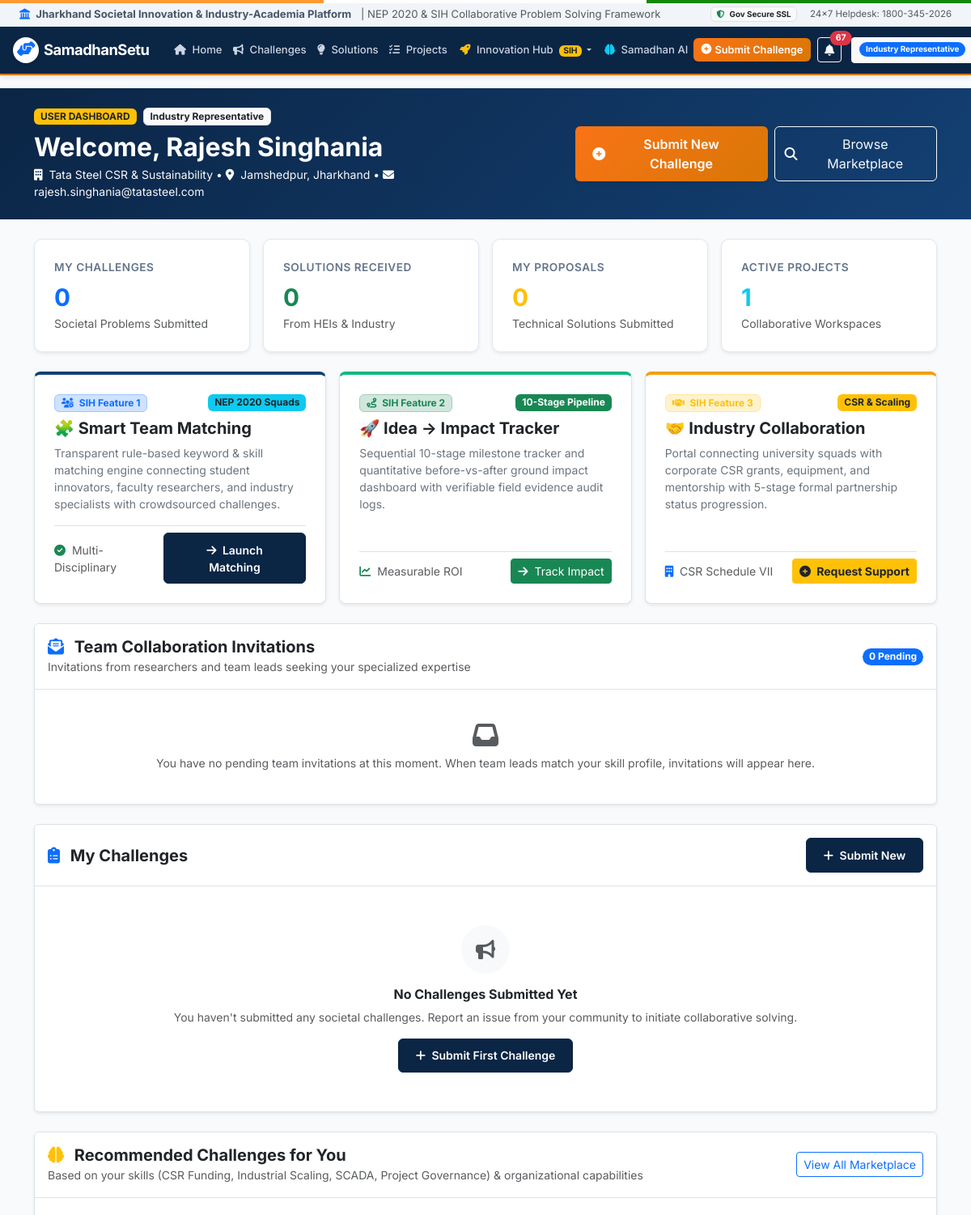
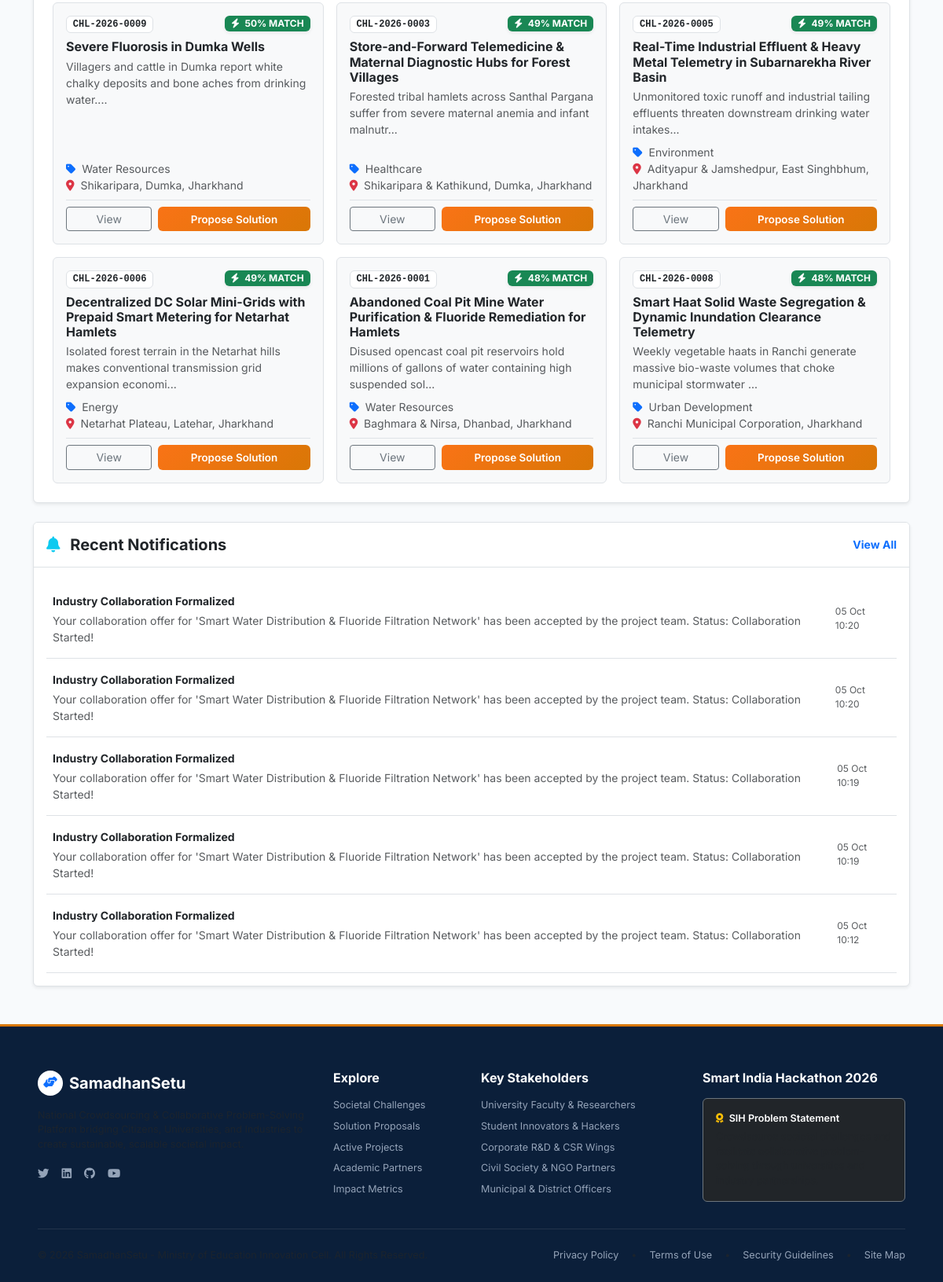
/user-dashboard (signed in), run on an earlier commit of the app's database (2 pictures, top to bottom).
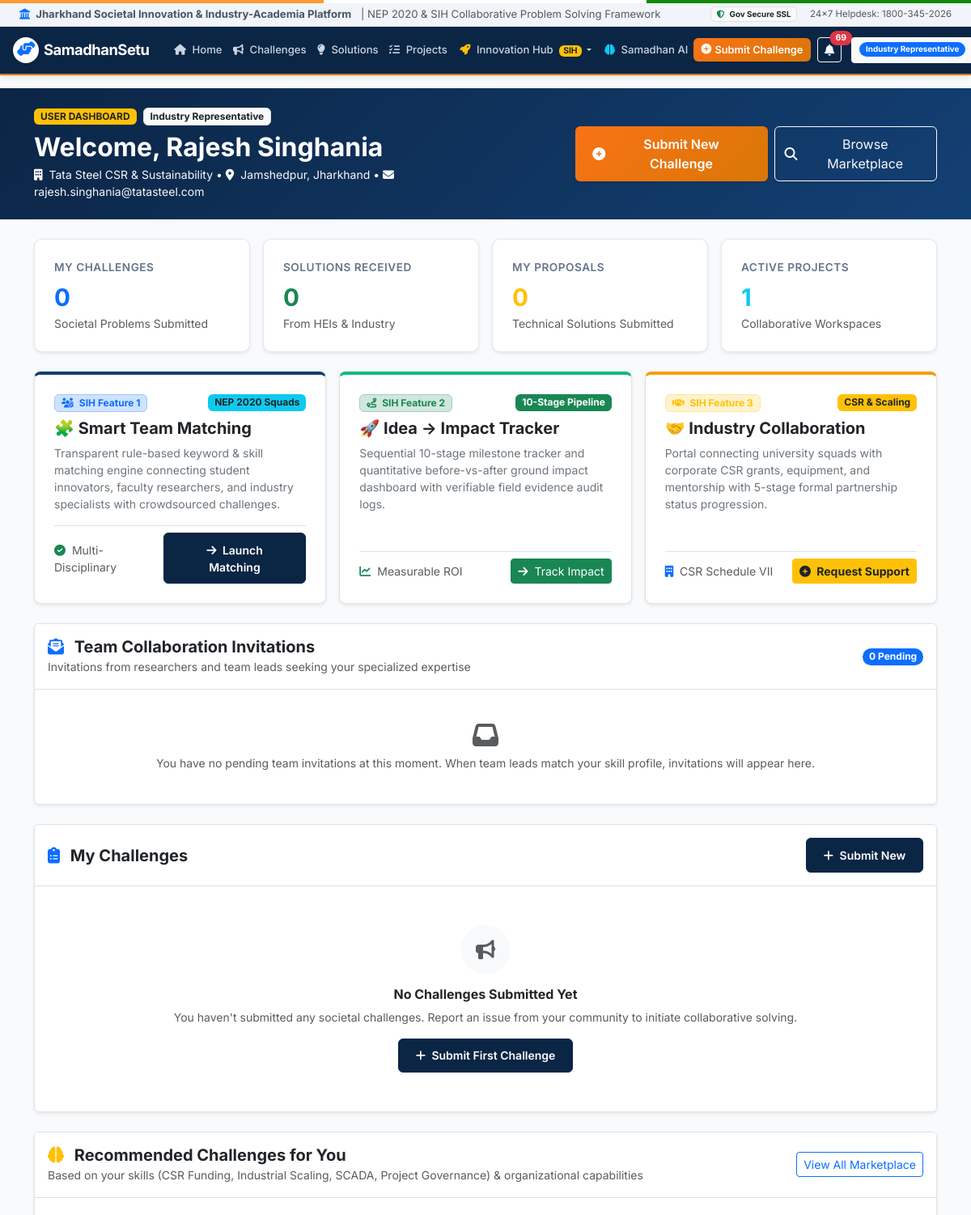
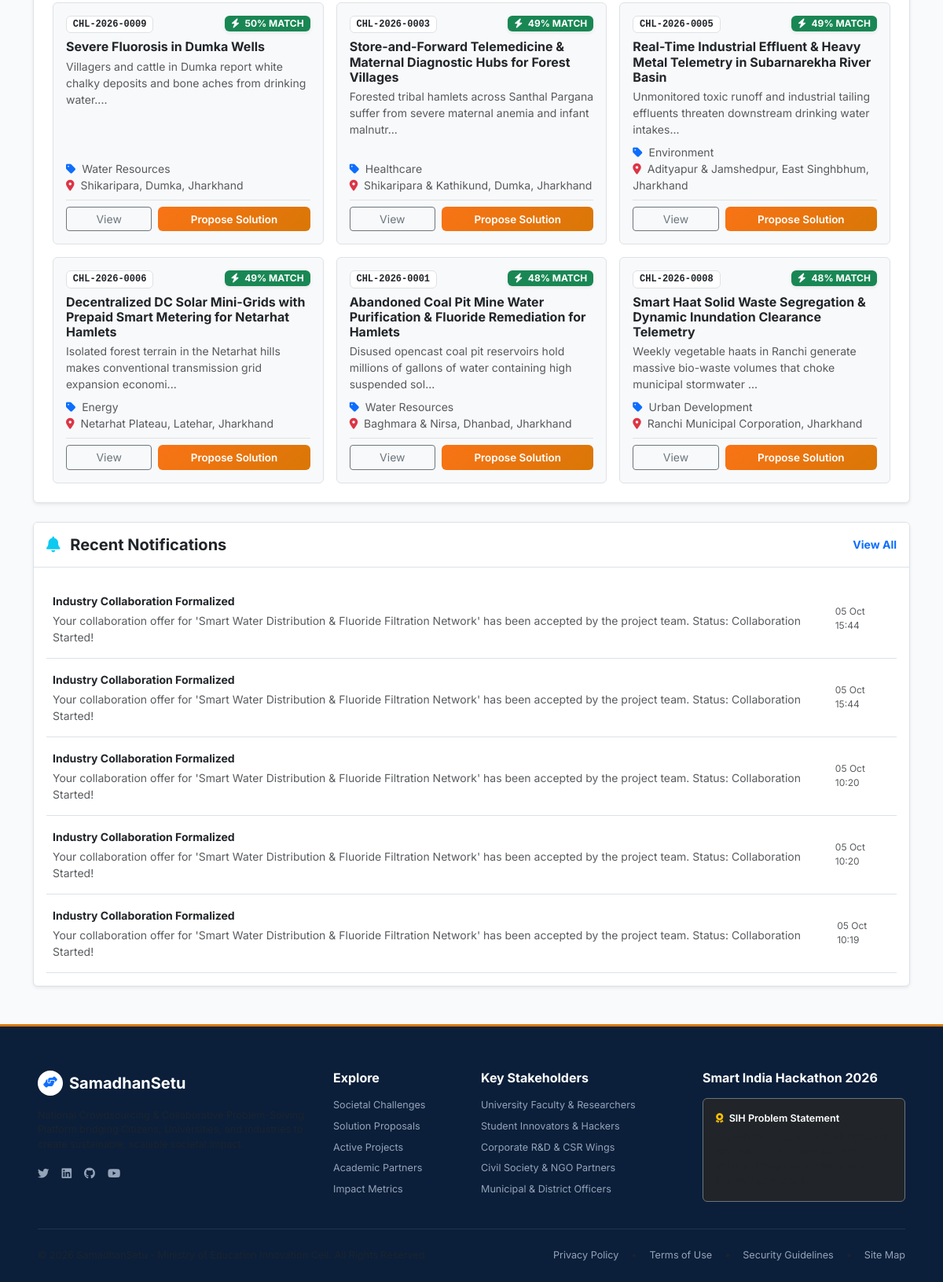
And on a later commit of the database (2 pictures, top to bottom).
### app.py (models this page shows, shortened)
class Challenge(db.Model):
    __tablename__ = 'challenges'
    id = db.Column(db.Integer, primary_key=True)
    title = db.Column(db.String(250), nullable=False)
    description = db.Column(db.Text, nullable=False)
    category = db.Column(db.String(80), nullable=False)
    department = db.Column(db.String(150), nullable=False, default='General Administration')
    location = db.Column(db.String(150), nullable=False)
    priority = db.Column(db.String(30), nullable=False, default='Medium') # Low, Medium, High, Critical
    status = db.Column(db.String(50), default='Open') # Open, Under Review, Verified, In Progress, Pilot, Implemented, Closed
    created_date = db.Column(db.DateTime, default=datetime.utcnow)
    deadline = db.Column(db.DateTime, nullable=True)
    organization = db.Column(db.String(200), nullable=False, default='Municipal Corporation')
    required_skills = db.Column(db.Text, nullable=True)
    submitter_type = db.Column(db.String(100), default='Citizen / Resident')
    district = db.Column(db.String(100), default='Ranchi')
    block = db.Column(db.String(100), nullable=True)
    media_url = db.Column(db.String(255), nullable=True)
    document_url = db.Column(db.String(255), nullable=True)
    assigned_university = db.Column(db.String(200), nullable=True)
    nep_aligned = db.Column(db.Boolean, default=True)
    expected_solution_type = db.Column(db.String(100), default='Software / Hardware Prototype')
    affected_population = db.Column(db.String(200), default='General Community')
    people_affected_count = db.Column(db.Integer, default=10000)
    existing_solutions = db.Column(db.Text, nullable=True)
    shortcomings = db.Column(db.Text, nullable=True)
    required_technology = db.Column(db.Text, nullable=True)
    expected_outcome = db.Column(db.Text, nullable=True)
    ai_impact_score = db.Column(db.Integer, default=85)
    views_count = db.Column(db.Integer, default=240)
    followers_count = db.Column(db.Integer, default=28)
    created_by_id = db.Column(db.Integer, db.ForeignKey('users.id'), nullable=True)
    submitter_aadhaar_masked = db.Column(db.String(30), nullable=True)
    submitter_phone = db.Column(db.String(30), nullable=True)
    solutions = db.relationship('Solution', backref='challenge', lazy=True, cascade='all, delete-orphan')
    projects = db.relationship('Project', backref='challenge', lazy=True)
    invitations = db.relationship('TeamInvitation', backref='challenge', lazy=True, cascade='all, delete-orphan')
    problem_dna = db.relationship('ProblemDNA', backref='challenge', uselist=False, lazy=True, cascade='all, delete-orphan')
    @property
    def code(self):
        return f"CHL-2026-{self.id:04d}"
    @property
    def severity(self):
        return self.priority
    @property
    def created_at(self):
        return self.created_date

class Notification(db.Model):
    __tablename__ = 'notifications'
    id = db.Column(db.Integer, primary_key=True)
    user_id = db.Column(db.Integer, db.ForeignKey('users.id'), nullable=False)
    title = db.Column(db.String(200), nullable=False)
    message = db.Column(db.Text, nullable=False)
    link = db.Column(db.String(250), default='#')
    is_read = db.Column(db.Boolean, default=False)
    created_at = db.Column(db.DateTime, default=datetime.utcnow)

### app.py (the view)
@app.route('/user/dashboard')
@app.route('/user-dashboard')
@login_required
def user_dashboard():
    user = get_current_user()
    if not user:
        return redirect(url_for('login'))
    if user.user_type == 'ADMINISTRATOR':
        return redirect(url_for('dashboard'))
    my_challenges = deduplicate_challenges(Challenge.query.filter_by(created_by_id=user.id).order_by(Challenge.created_date.desc()).all())
    my_solutions = Solution.query.filter_by(submitted_by_id=user.id).order_by(Solution.created_at.desc()).all()
    my_challenge_ids = [c.id for c in my_challenges]
    solutions_on_my_challenges = []
    if my_challenge_ids:
        solutions_on_my_challenges = Solution.query.filter(
            Solution.challenge_id.in_(my_challenge_ids)
        ).order_by(Solution.created_at.desc()).all()
    approved_challenges = deduplicate_challenges(Challenge.query.filter(
        Challenge.status.in_(['APPROVED', 'Verified', 'Open', 'In Progress', 'Pilot'])
    ).all())
    seen_rec_ids = set()
    recommended_challenges = []
    for ach in approved_challenges:
        if ach.id in seen_rec_ids:
            continue
        seen_rec_ids.add(ach.id)
        match_pct = calculate_expertise_match(user, ach)
        recommended_challenges.append({
            'challenge': ach,
            'match_score': match_pct
        })
    recommended_challenges.sort(key=lambda x: x['match_score'], reverse=True)
    recommended_challenges = recommended_challenges[:6]
    my_projects = []
    if user.organization:
        my_projects = Project.query.filter(
            (Project.university_partner.ilike(f"%{user.organization}%")) |
            (Project.industry_partner.ilike(f"%{user.organization}%")) |
            (Project.govt_ngo_partner.ilike(f"%{user.organization}%"))
        ).all()
    notifications = Notification.query.filter_by(user_id=user.id).order_by(Notification.created_at.desc()).limit(10).all()
    pending_invitations = TeamInvitation.query.filter_by(invitee_user_id=user.id, status='Pending').order_by(TeamInvitation.created_at.desc()).all()
    recent_support_requests = IndustrySupportRequest.query.order_by(IndustrySupportRequest.created_at.desc()).limit(6).all()
    return render_template('user_dashboard.html',
        user=user,
        my_challenges=my_challenges,
        my_solutions=my_solutions,
        solutions_on_my_challenges=solutions_on_my_challenges,
        recommended_challenges=recommended_challenges,
        my_projects=my_projects,
        notifications=notifications,
        pending_invitations=pending_invitations,
        recent_support_requests=recent_support_requests
    )

### app.py (called while the page is built)
def login_required(f):
    @wraps(f)
    def decorated_function(*args, **kwargs):
        if 'user_id' not in session:
            flash('Please login or create an account to continue.', 'warning')
            return redirect(url_for('login', next=request.url))
        return f(*args, **kwargs)
    return decorated_function

def get_current_user():
    if 'user_id' in session:
        return User.query.get(session['user_id'])
    return None

def deduplicate_challenges(challenges_list):
    if not challenges_list:
        return []
    seen_ids = set()
    seen_titles = set()
    unique_challenges = []
    for c in challenges_list:
        cid = getattr(c, 'id', None)
        raw_title = getattr(c, 'title', '') or ''
        norm_title = raw_title.strip().lower()
        if cid is not None and cid in seen_ids:
            continue
        if norm_title and norm_title in seen_titles:
            continue
        if cid is not None:
            seen_ids.add(cid)
        if norm_title:
            seen_titles.add(norm_title)
        unique_challenges.append(c)
    return unique_challenges

### templates/user_dashboard.html (shortened to what the changed rows need)
{% extends "base.html" %}
{% block content %}
<div class="bg-primary text-white py-4 mb-4" style="background: linear-gradient(135deg, #0b2545 0%, #134074 100%);">
    <div class="container">
        <div class="d-flex flex-column flex-md-row justify-content-between align-items-md-center gap-3">
            <div>
                <h2 class="fw-bold mb-1">Welcome, {{ user.full_name }}</h2>
            </div>
        </div>
    </div>
</div>
<div class="container mb-5">
    {% if user.user_type in ['University Representative', 'Industry Representative', 'Domain Expert', 'NGO Representative', 'Student', 'Researcher', 'Organization Representative'] %}
    <div class="card border shadow-sm mb-4">
        <div class="card-body p-3 p-md-4">
            {% if recommended_challenges %}
            <div class="row g-3">
                {% for item in recommended_challenges %}
                {% set rc = item.challenge %}
                <div class="col-md-6 col-lg-4">
                    <div class="border rounded p-3 h-100 d-flex flex-column bg-light hover-shadow transition">
                        <div class="d-flex justify-content-between align-items-start mb-2">
                            <span class="badge bg-white text-dark border font-monospace">{{ rc.code }}</span>
                            <span class="badge bg-success text-white fw-bold px-2 py-1 shadow-sm">
                                <i class="fas fa-bolt me-1"></i> {{ item.match_score }}% MATCH
                            </span>
                        </div>
                        <h6 class="fw-bold text-dark mb-1">
                            <a href="{{ url_for('challenge_detail', challenge_id=rc.id) }}" class="text-decoration-none text-dark hover-primary">
                                {{ rc.title }}
                            </a>
                        </h6>
                        <p class="text-muted small mb-2 flex-grow-1">
                            {{ rc.description[:100] }}...
                        </p>
                        <div class="small text-muted mb-2">
                            <div><i class="fas fa-tag text-primary me-1"></i> {{ rc.category }}</div>
                            <div><i class="fas fa-map-marker-alt text-danger me-1"></i> {{ rc.location }}</div>
                        </div>
                        <div class="pt-2 border-top mt-auto d-flex gap-2">
                            <a href="{{ url_for('challenge_detail', challenge_id=rc.id) }}" class="btn btn-sm btn-outline-secondary flex-fill">
                                View
                            </a>
                            <a href="{{ url_for('propose_solution', challenge_id=rc.id) }}" class="btn btn-sm btn-accent flex-fill">
                                Propose Solution
                            </a>
                        </div>
                    </div>
                </div>
                {% endfor %}
            </div>
            {% else %}
            <p class="text-muted text-center py-3 mb-0">No active matching challenges found currently. Browse all verified challenges.</p>
            {% endif %}
        </div>
    </div>
    {% endif %}
    <div class="card border shadow-sm">
        <div class="card-body p-3">
            {% if notifications %}
            <div class="list-group list-group-flush">
                {% for n in notifications[:5] %}
                <div class="list-group-item px-2 py-3 border-bottom d-flex justify-content-between align-items-center">
                    <div>
                        <div class="fw-bold text-dark small mb-1">{{ n.title }}</div>
                        <div class="text-muted small">{{ n.message }}</div>
                    </div>
                    <span class="text-muted small ms-3" style="font-size: 0.75rem;">
                        {{ n.created_at.strftime('%d %b %H:%M') }}
                    </span>
                </div>
                {% endfor %}
            </div>
            {% else %}
            <p class="text-muted small text-center mb-0 py-2">No new notifications.</p>
            {% endif %}
        </div>
    </div>
</div>
{% endblock %}

### templates/base.html (shortened to what the changed rows need)
<!DOCTYPE html>
<html lang="en">
<head>
    <link href="https://cdn.jsdelivr.net/npm/bootstrap@5.3.2/dist/css/bootstrap.min.css" rel="stylesheet">
    <link rel="stylesheet" href="https://cdnjs.cloudflare.com/ajax/libs/font-awesome/6.4.2/css/all.min.css">
    <link rel="stylesheet" href="{{ url_for('static', filename='css/style.css') }}">
</head>
<body>
    <nav class="navbar navbar-expand-xl navbar-dark navbar-custom sticky-top">
        <div class="container-fluid px-2 px-sm-3 px-xxl-4">
            <div class="collapse navbar-collapse" id="navbarContent">
                <div class="d-flex align-items-center gap-2 mt-2 mt-xl-0 flex-shrink-0 ms-auto text-nowrap">
                    {% if current_user %}
                        <div class="dropdown me-1 position-relative">
                            <a class="btn btn-outline-light btn-sm position-relative px-2" href="#" role="button" data-bs-toggle="dropdown" data-bs-display="static" aria-expanded="false" title="Notifications">
                                <i class="fas fa-bell"></i>
                                {% if unread_count > 0 %}
                                <span class="position-absolute top-0 start-100 translate-middle badge rounded-pill bg-danger">
                                    {{ unread_count }}
                                </span>
                                {% endif %}
                            </a>
                        </div>
                    {% endif %}
                </div>
            </div>
        </div>
    </nav>
    <main class="flex-grow-1">
        {% block content %}{% endblock %}
    </main>
</body>
</html>

What changed in the data, as far as the page shows it:
no longer on this page (row unchanged): Notification: title "Industry Collaboration Formalized", message "Your collaboration offer for 'Smart Water Distribution & Fluoride Filtration Network' has been accepted by the project team. Status: Collaboration Started!", created_at "05 Oct 10:19"
no longer on this page (row unchanged): Notification: title "Industry Collaboration Formalized", message "Your collaboration offer for 'Smart Water Distribution & Fluoride Filtration Network' has been accepted by the project team. Status: Collaboration Started!", created_at "05 Oct 10:12"
added Notification: title "Industry Collaboration Formalized", message "Your collaboration offer for 'Smart Water Distribution & Fluoride Filtration Network' has been accepted by the project team. Status: Collaboration Started!", created_at "05 Oct 15:44"
added Notification: title "Industry Collaboration Formalized", message "Your collaboration offer for 'Smart Water Distribution & Fluoride Filtration Network' has been accepted by the project team. Status: Collaboration Started!", created_at "05 Oct 15:44"
Also different on the page:
{{ unread_count }}: "67" → "69"
